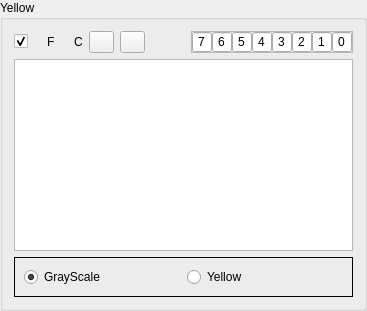
                   <widget class="QGroupBox" name="m_gbYellow">
                    <property name="title">
                     <string>Yellow</string>
                    </property>
                    <layout class="QGridLayout" name="gridLayout_25">
                     <item row="0" column="0">
                      <layout class="QVBoxLayout" name="verticalLayout_3">
                       <item>
                        <layout class="QHBoxLayout" name="horizontalLayout_18">
                         <item>
                          <widget class="QCheckBox" name="m_cbYellowIndex">
                           <property name="text">
                            <string/>
                           </property>
                           <property name="checked">
                            <bool>true</bool>
                           </property>
                          </widget>
                         </item>
                         <item>
                          <layout class="QHBoxLayout" name="horizontalLayout_17">
                           <item>
                            <widget class="QLabel" name="m_ledFlu3">
                             <property name="text">
                              <string/>
                             </property>
                             <property name="pixmap">
                              <pixmap resource="../../In2Apps/In2CMYK/In2CMYK/shared.qrc">:/res/images/Ledrojo.png</pixmap>
                             </property>
                            </widget>
                           </item>
                           <item>
                            <widget class="QLabel" name="label_5">
                             <property name="text">
                              <string>F</string>
                             </property>
                            </widget>
                           </item>
                          </layout>
                         </item>
                         <item>
                          <layout class="QHBoxLayout" name="horizontalLayout_11">
                           <item>
                            <widget class="QLabel" name="m_ledHYellow">
                             <property name="text">
                              <string/>
                             </property>
                             <property name="pixmap">
                              <pixmap resource="../../In2Apps/In2CMYK/In2CMYK/shared.qrc">:/res/images/Ledrojo.png</pixmap>
                             </property>
                            </widget>
                           </item>
                           <item>
                            <widget class="QLabel" name="label_6">
                             <property name="text">
                              <string>C</string>
                             </property>
                            </widget>
                           </item>
                          </layout>
                         </item>
                         <item>
                          <widget class="QPushButton" name="m_pbPaintYellow">
                           <property name="sizePolicy">
                            <sizepolicy hsizetype="Preferred" vsizetype="Fixed">
                             <horstretch>0</horstretch>
                             <verstretch>0</verstretch>
                            </sizepolicy>
                           </property>
                           <property name="maximumSize">
                            <size>
                             <width>25</width>
                             <height>25</height>
                            </size>
                           </property>
                           <property name="text">
                            <string/>
                           </property>
                           <property name="icon">
                            <iconset resource="../../In2Apps/In2CMYK/In2CMYK/shared.qrc">
                             <normaloff>:/res/images/Paint.png</normaloff>:/res/images/Paint.png</iconset>
                           </property>
                          </widget>
                         </item>
                         <item>
                          <widget class="QPushButton" name="m_pbImageYellow">
                           <property name="maximumSize">
                            <size>
                             <width>25</width>
                             <height>25</height>
                            </size>
                           </property>
                           <property name="text">
                            <string/>
                           </property>
                           <property name="icon">
                            <iconset resource="../../In2Apps/In2CMYK/In2CMYK/shared.qrc">
                             <normaloff>:/res/images/kview.png</normaloff>:/res/images/kview.png</iconset>
                           </property>
                          </widget>
                         </item>
                         <item>
                          <spacer name="horizontalSpacer_3">
                           <property name="orientation">
                            <enum>Qt::Horizontal</enum>
                           </property>
                           <property name="sizeHint" stdset="0">
                            <size>
                             <width>40</width>
                             <height>20</height>
                            </size>
                           </property>
                          </spacer>
                         </item>
                         <item>
                          <widget class="QFrame" name="frame_7">
                           <property name="frameShape">
                            <enum>QFrame::StyledPanel</enum>
                           </property>
                           <property name="frameShadow">
                            <enum>QFrame::Raised</enum>
                           </property>
                           <layout class="QGridLayout" name="gridLayout_12">
                            <property name="leftMargin">
                             <number>0</number>
                            </property>
                            <property name="topMargin">
                             <number>0</number>
                            </property>
                            <property name="rightMargin">
                             <number>0</number>
                            </property>
                            <property name="bottomMargin">
                             <number>0</number>
                            </property>
                            <property name="spacing">
                             <number>0</number>
                            </property>
                            <item row="0" column="0">
                             <layout class="QHBoxLayout" name="horizontalLayout_6">
                              <property name="spacing">
                               <number>0</number>
                              </property>
                              <item>
                               <widget class="QLineEdit" name="m_leYellowPal7">
                                <property name="sizePolicy">
                                 <sizepolicy hsizetype="Fixed" vsizetype="Fixed">
                                  <horstretch>0</horstretch>
                                  <verstretch>0</verstretch>
                                 </sizepolicy>
                                </property>
                                <property name="minimumSize">
                                 <size>
                                  <width>20</width>
                                  <height>20</height>
                                 </size>
                                </property>
                                <property name="maximumSize">
                                 <size>
                                  <width>20</width>
                                  <height>20</height>
                                 </size>
                                </property>
                                <property name="text">
                                 <string>7</string>
                                </property>
                                <property name="alignment">
                                 <set>Qt::AlignCenter</set>
                                </property>
                               </widget>
                              </item>
                              <item>
                               <widget class="QLineEdit" name="m_leYellowPal6">
                                <property name="sizePolicy">
                                 <sizepolicy hsizetype="Fixed" vsizetype="Fixed">
                                  <horstretch>0</horstretch>
                                  <verstretch>0</verstretch>
                                 </sizepolicy>
                                </property>
                                <property name="minimumSize">
                                 <size>
                                  <width>20</width>
                                  <height>20</height>
                                 </size>
                                </property>
                                <property name="maximumSize">
                                 <size>
                                  <width>20</width>
                                  <height>20</height>
                                 </size>
                                </property>
                                <property name="text">
                                 <string>6</string>
                                </property>
                                <property name="alignment">
                                 <set>Qt::AlignCenter</set>
                                </property>
                               </widget>
                              </item>
                              <item>
                               <widget class="QLineEdit" name="m_leYellowPal5">
                                <property name="sizePolicy">
                                 <sizepolicy hsizetype="Fixed" vsizetype="Fixed">
                                  <horstretch>0</horstretch>
                                  <verstretch>0</verstretch>
                                 </sizepolicy>
                                </property>
                                <property name="minimumSize">
                                 <size>
                                  <width>20</width>
                                  <height>20</height>
                                 </size>
                                </property>
                                <property name="maximumSize">
                                 <size>
                                  <width>20</width>
                                  <height>20</height>
                                 </size>
                                </property>
                                <property name="text">
                                 <string>5</string>
                                </property>
                                <property name="alignment">
                                 <set>Qt::AlignCenter</set>
                                </property>
                               </widget>
                              </item>
                              <item>
                               <widget class="QLineEdit" name="m_leYellowPal4">
                                <property name="sizePolicy">
                                 <sizepolicy hsizetype="Fixed" vsizetype="Fixed">
                                  <horstretch>0</horstretch>
                                  <verstretch>0</verstretch>
                                 </sizepolicy>
                                </property>
                                <property name="minimumSize">
                                 <size>
                                  <width>20</width>
                                  <height>20</height>
                                 </size>
                                </property>
                                <property name="maximumSize">
                                 <size>
                                  <width>20</width>
                                  <height>20</height>
                                 </size>
                                </property>
                                <property name="text">
                                 <string>4</string>
                                </property>
                                <property name="alignment">
                                 <set>Qt::AlignCenter</set>
                                </property>
                               </widget>
                              </item>
                              <item>
                               <widget class="QLineEdit" name="m_leYellowPal3">
                                <property name="sizePolicy">
                                 <sizepolicy hsizetype="Fixed" vsizetype="Fixed">
                                  <horstretch>0</horstretch>
                                  <verstretch>0</verstretch>
                                 </sizepolicy>
                                </property>
                                <property name="minimumSize">
                                 <size>
                                  <width>20</width>
                                  <height>20</height>
                                 </size>
                                </property>
                                <property name="maximumSize">
                                 <size>
                                  <width>20</width>
                                  <height>20</height>
                                 </size>
                                </property>
                                <property name="text">
                                 <string>3</string>
                                </property>
                                <property name="alignment">
                                 <set>Qt::AlignCenter</set>
                                </property>
                               </widget>
                              </item>
                              <item>
                               <widget class="QLineEdit" name="m_leYellowPal2">
                                <property name="sizePolicy">
                                 <sizepolicy hsizetype="Fixed" vsizetype="Fixed">
                                  <horstretch>0</horstretch>
                                  <verstretch>0</verstretch>
                                 </sizepolicy>
                                </property>
                                <property name="minimumSize">
                                 <size>
                                  <width>20</width>
                                  <height>20</height>
                                 </size>
                                </property>
                                <property name="maximumSize">
                                 <size>
                                  <width>20</width>
                                  <height>20</height>
                                 </size>
                                </property>
                                <property name="text">
                                 <string>2</string>
                                </property>
                                <property name="alignment">
                                 <set>Qt::AlignCenter</set>
                                </property>
                               </widget>
                              </item>
                              <item>
                               <widget class="QLineEdit" name="m_leYellowPal1">
                                <property name="sizePolicy">
                                 <sizepolicy hsizetype="Fixed" vsizetype="Fixed">
                                  <horstretch>0</horstretch>
                                  <verstretch>0</verstretch>
                                 </sizepolicy>
                                </property>
                                <property name="minimumSize">
                                 <size>
                                  <width>20</width>
                                  <height>20</height>
                                 </size>
                                </property>
                                <property name="maximumSize">
                                 <size>
                                  <width>20</width>
                                  <height>20</height>
                                 </size>
                                </property>
                                <property name="text">
                                 <string>1</string>
                                </property>
                                <property name="alignment">
                                 <set>Qt::AlignCenter</set>
                                </property>
                               </widget>
                              </item>
                              <item>
                               <widget class="QLineEdit" name="m_leYellowPal0">
                                <property name="sizePolicy">
                                 <sizepolicy hsizetype="Fixed" vsizetype="Fixed">
                                  <horstretch>0</horstretch>
                                  <verstretch>0</verstretch>
                                 </sizepolicy>
                                </property>
                                <property name="minimumSize">
                                 <size>
                                  <width>20</width>
                                  <height>20</height>
                                 </size>
                                </property>
                                <property name="maximumSize">
                                 <size>
                                  <width>20</width>
                                  <height>20</height>
                                 </size>
                                </property>
                                <property name="text">
                                 <string>0</string>
                                </property>
                                <property name="alignment">
                                 <set>Qt::AlignCenter</set>
                                </property>
                               </widget>
                              </item>
                             </layout>
                            </item>
                           </layout>
                          </widget>
                         </item>
                        </layout>
                       </item>
                      </layout>
                     </item>
                     <item row="1" column="0">
                      <widget class="QGraphicsView" name="m_gvliteYellow">
                       <property name="backgroundBrush">
                        <brush brushstyle="Dense3Pattern">
                         <color alpha="125">
                          <red>255</red>
                          <green>255</green>
                          <blue>0</blue>
                         </color>
                        </brush>
                       </property>
                      </widget>
                     </item>
                     <item row="2" column="0">
                      <widget class="QFrame" name="frame_14">
                       <property name="frameShape">
                        <enum>QFrame::Box</enum>
                       </property>
                       <property name="frameShadow">
                        <enum>QFrame::Plain</enum>
                       </property>
                       <layout class="QHBoxLayout" name="horizontalLayout_27">
                        <item>
                         <widget class="QRadioButton" name="m_rbYellow1">
                          <property name="text">
                           <string>GrayScale</string>
                          </property>
                          <property name="checked">
                           <bool>true</bool>
                          </property>
                         </widget>
                        </item>
                        <item>
                         <widget class="QRadioButton" name="m_rbYellow2">
                          <property name="text">
                           <string>Yellow</string>
                          </property>
                         </widget>
                        </item>
                       </layout>
                      </widget>
                     </item>
                    </layout>
                   </widget>
